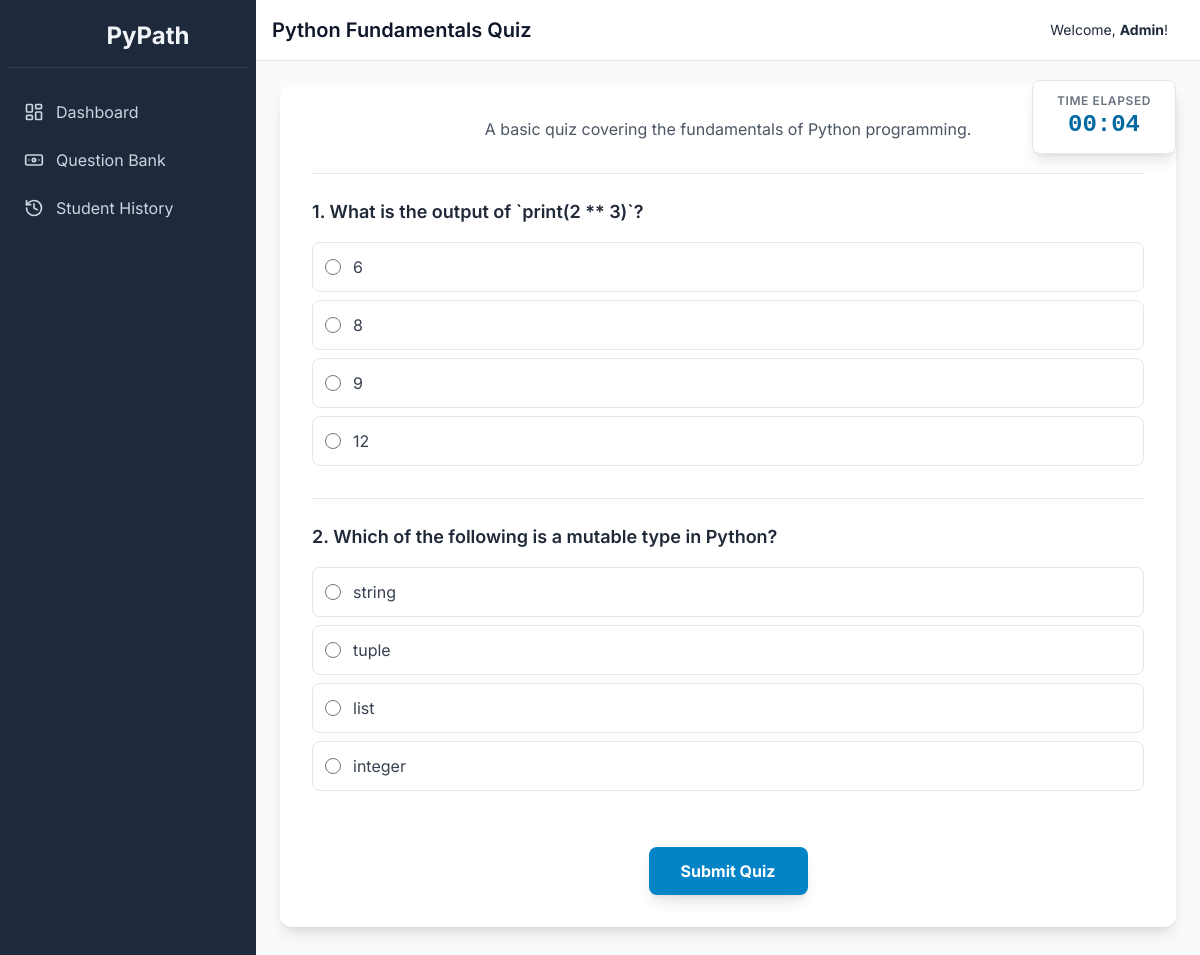
Page /quiz/1 (signed in) on the committed database.
### tables this page shows
CREATE TABLE question_sets (
    id INTEGER PRIMARY KEY AUTOINCREMENT,
    title TEXT NOT NULL,
    description TEXT
);

CREATE TABLE questions (
    id INTEGER PRIMARY KEY AUTOINCREMENT,
    question_text TEXT NOT NULL,
    question_type TEXT NOT NULL DEFAULT 'multiple_choice', -- 'multiple_choice' or 'coding'
    topic TEXT NOT NULL, -- e.g., 'Variables', 'Loops', 'Functions' for the recommender system
    option_a TEXT,
    option_b TEXT,
    option_c TEXT,
    option_d TEXT,
    correct_answer TEXT,
    correct_code_output TEXT
);

### app.py (the view)
@app.route('/quiz/<int:set_id>')
def quiz(set_id):
    if not get_user_id(): return redirect(url_for('login'))
    session['quiz_start_time'] = datetime.now().isoformat()
    conn = get_db_connection()
    questions = conn.execute('SELECT q.* FROM questions q JOIN set_questions sq ON q.id = sq.question_id WHERE sq.set_id = ?', (set_id,)).fetchall()
    set_info = conn.execute('SELECT * FROM question_sets WHERE id = ?', (set_id,)).fetchone()
    conn.close()
    return render_template('student/quiz.html', questions=questions, set_info=set_info)

### app.py (called while the page is built)
def get_db_connection():
    conn = sqlite3.connect('pypath.db', check_same_thread=False, detect_types=sqlite3.PARSE_DECLTYPES | sqlite3.PARSE_COLNAMES)
    conn.row_factory = sqlite3.Row
    return conn

def get_user_id():
    return session.get('user_id')

### templates/student/quiz.html (shortened to what this page needs)
{% extends "layout.html" %}
{% block header %}{{ set_info.title }}{% endblock %}
{% block content %}
<div class="fixed top-20 right-6 bg-white p-3 rounded-lg shadow-lg border text-center z-10 w-36">
    <p class="text-xs font-semibold text-gray-500 uppercase tracking-wider">Time Elapsed</p>
    <div id="timer" class="text-2xl font-bold text-sky-700 font-mono">00:00</div>
</div>
<div class="max-w-4xl mx-auto">
    <div class="bg-white p-8 rounded-xl shadow-lg">
        <p class="text-center text-gray-600 mb-8">{{ set_info.description }}</p>
        <form action="{{ url_for('submit_quiz', set_id=set_info.id) }}" method="POST" class="space-y-8">
            {% for question in questions %}
            <div class="border-t pt-6">
                <p class="text-lg font-semibold text-gray-800 mb-4">{{ loop.index }}. {{ question.question_text }}</p>
                {% if question.question_type == 'multiple_choice' %}
                <div class="space-y-2">
                    <label class="flex items-center p-3 rounded-lg border border-gray-200 hover:bg-gray-50 cursor-pointer">
                        <input type="radio" name="question_{{ question.id }}" value="A" class="h-4 w-4 text-sky-600 border-gray-300 focus:ring-sky-500">
                        <span class="ml-3 text-gray-700">{{ question.option_a }}</span>
                    </label>
                    <label class="flex items-center p-3 rounded-lg border border-gray-200 hover:bg-gray-50 cursor-pointer">
                        <input type="radio" name="question_{{ question.id }}" value="B" class="h-4 w-4 text-sky-600 border-gray-300 focus:ring-sky-500">
                        <span class="ml-3 text-gray-700">{{ question.option_b }}</span>
                    </label>
                    <label class="flex items-center p-3 rounded-lg border border-gray-200 hover:bg-gray-50 cursor-pointer">
                        <input type="radio" name="question_{{ question.id }}" value="C" class="h-4 w-4 text-sky-600 border-gray-300 focus:ring-sky-500">
                        <span class="ml-3 text-gray-700">{{ question.option_c }}</span>
                    </label>
                    <label class="flex items-center p-3 rounded-lg border border-gray-200 hover:bg-gray-50 cursor-pointer">
                        <input type="radio" name="question_{{ question.id }}" value="D" class="h-4 w-4 text-sky-600 border-gray-300 focus:ring-sky-500">
                        <span class="ml-3 text-gray-700">{{ question.option_d }}</span>
                    </label>
                </div>
                {% elif question.question_type == 'coding' %}
                <div>
                    <textarea name="question_{{ question.id }}" rows="6" class="mt-1 block w-full px-4 py-2 font-mono text-sm border border-gray-300 rounded-md shadow-sm focus:ring-sky-500 focus:border-sky-500" placeholder="Write your Python code here..."></textarea>
                </div>
                {% endif %}
            </div>
            {% endfor %}
            <div class="text-center pt-6">
                <button type="submit" class="bg-sky-600 text-white font-bold py-3 px-8 rounded-lg shadow-lg hover:bg-sky-700 transition-transform transform hover:scale-105">
                    Submit Quiz
                </button>
            </div>
        </form>
    </div>
</div>
{% endblock %}

### templates/layout.html (style rules this page uses)
body { font-family: 'Inter', sans-serif; }

### rows in the picture
question_sets: title "Python Fundamentals Quiz", description "A basic quiz covering the fundamentals of Python programming."
questions: question_text "What is the output of `print(2 ** 3)`?", option_a "6", option_b "8", option_c "9", option_d "12"
questions: question_text "Which of the following is a mutable type in Python?", option_a "string", option_b "tuple", option_c "list", option_d "integer"

### other values in the picture
{{ session.first_name or session.username }} "Admin"
